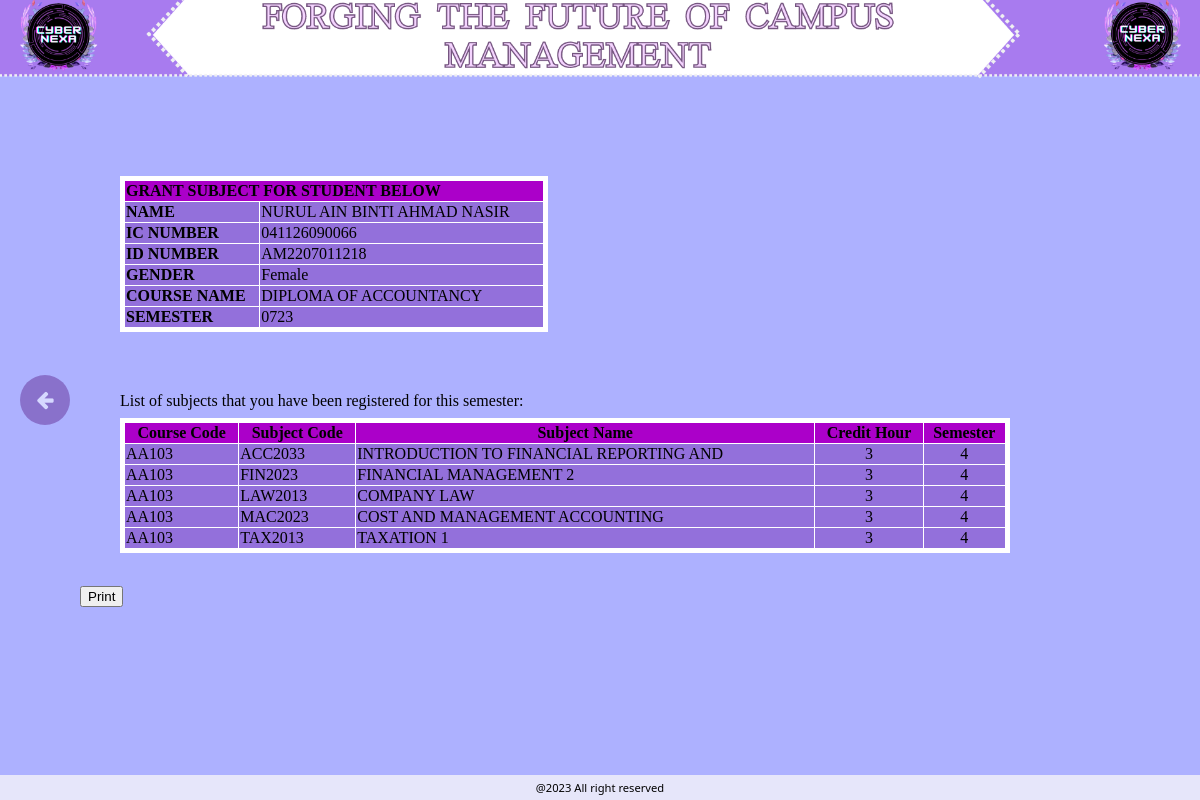
Page /subjectList.php (signed in) on the committed database.
### tables this page shows
CREATE TABLE `users` (
  `username` varchar(40) NOT NULL,
  `password` varchar(12) NOT NULL,
  `studName` varchar(40) NOT NULL,
  `nickname` varchar(40) NOT NULL,
  `courseCode` varchar(40) NOT NULL,
  `courseName` varchar(40) NOT NULL,
  `profile` longblob NOT NULL,
  `session` varchar(40) NOT NULL,
  `gender` varchar(15) NOT NULL,
  `semester` varchar(10) NOT NULL,
  `years` varchar(40) NOT NULL,
  `sem` int(10) NOT NULL,
  `admission` varchar(40) NOT NULL,
  `title` varchar(40) NOT NULL
);

CREATE TABLE `register` (
  `studName` varchar(40) NOT NULL,
  `courseCode` varchar(40) NOT NULL,
  `subjectCode` varchar(40) NOT NULL,
  `subjectName` varchar(40) NOT NULL,
  `creditHour` int(100) NOT NULL,
  `sem` int(100) NOT NULL,
  `grade` varchar(10) NOT NULL,
  `status` varchar(10) NOT NULL
);

### subjectList.php (the view, shortened to what this page needs)
<!doctype html>
<html>
<head>
</head>
<link rel="stylesheet" href="https://cdnjs.cloudflare.com/ajax/libs/font-awesome/4.7.0/css/font-awesome.min.css">
<body style="background-image: url('background.png');">
<?php
require 'db_connection.php';
if (isset($_SESSION['username'])) {
    $username = $_SESSION['username'];
    $query = "SELECT studName, password, username, courseName, gender, semester FROM users WHERE username = '$username'";
    $result = mysqli_query($conn, $query);
    if ($result && mysqli_num_rows($result) > 0) {
        $row = mysqli_fetch_assoc($result);
        $studName = $row['studName'];
        $icNumber = $row['password'];
        $courseName = $row['courseName'];
        $gender = $row['gender'];
        $semester = $row['semester'];
    }
} else {
    header("Location: login.php");
    exit;
}
echo '<p>&nbsp;</p>
<p>&nbsp;</p>
<div class="table_one">
    <table width="428" border="1">
        <tbody>
            <tr>
                <td colspan="2" bgcolor="#AB00C9"><strong>GRANT SUBJECT FOR STUDENT BELOW</strong></td>
            </tr>
            <tr>
                <td width="132"><strong>NAME</strong></td>
                <td width="280">' . $studName . '</td>
            </tr>
            <tr>
                <td><strong>IC NUMBER</strong></td>
                <td>' . $icNumber . '</td>
            </tr>
            <tr>
                <td><strong>ID NUMBER</strong></td>
                <td>' . $username . '</td>
            </tr>
            <tr>
                <td><strong>GENDER</strong></td>
                <td>' . $gender . '</td>
            </tr>
            <tr>
                <td><strong>COURSE NAME</strong></td>
                <td>' . $courseName . '</td>
            </tr>
            <tr>
                <td><strong>SEMESTER</strong></td>
                <td>' . $semester . '</td>
            </tr>
        </tbody>
    </table>
</div>';
echo '<p style="margin: 0; padding: 0;">&nbsp;&nbsp;&nbsp;&nbsp;&nbsp;&nbsp;&nbsp;&nbsp;&nbsp;&nbsp;List of subjects that you have been registered for this semester:</p>';
$subjectsQuery = "SELECT * FROM register WHERE studName = '$studName'";
$subjectsResult = $conn->query($subjectsQuery);
if ($subjectsResult->num_rows > 0) {
    echo '<table width="82%" border="1" style="width: 80%; margin-top: 8px; margin-bottom: 15px;">
            <thead>
                <tr>
                    <th bgcolor="#AB00C9">Course Code</th>
                    <th bgcolor="#AB00C9">Subject Code</th>
                    <th bgcolor="#AB00C9">Subject Name</th>
                    <th bgcolor="#AB00C9">Credit Hour</th>
                    <th bgcolor="#AB00C9">Semester</th>
                </tr>
            </thead>
            <tbody>';
    while ($subjectRow = $subjectsResult->fetch_assoc()) {
        echo '<tr>
                <td>' . $subjectRow['courseCode'] . '</td>
                <td>' . $subjectRow['subjectCode'] . '</td>
                <td>' . $subjectRow['subjectName'] . '</td>
                <td style="text-align: center">' . $subjectRow['creditHour'] . '</td>
                <td style="text-align: center">' . $subjectRow['sem'] . '</td>
            </tr>';
    }
    echo '</tbody>
    </table>';
} else {
    echo "&nbsp;&nbsp;&nbsp;&nbsp;&nbsp;&nbsp;&nbsp;&nbsp;&nbsp;<strong>No subjects being registered.</strong>";
}
?>
<form>
	<br>
    <input type="button" name="printButton" onclick="window.print()" value="Print">
</form>
<div class="circle-button" onclick="window.location.href = 'subject_registration.php'">
	<i class="fa fa-arrow-left"></i>
</div>
<div class="footer">
    <p>@2023 All right reserved</p>
</div>
</body>
</html>

### subjectList.php (style rules this page uses)
body { align-content: center; background-repeat: no-repeat; background-size: 100%; background-color:#ADB1FF; color: black; margin-left: 80px; }
table { margin-left: 40px; margin-top: 100px; margin-bottom: 60px; color: black; background-color: mediumpurple; border: 5px solid #FFFFFF; border-collapse: collapse; }
.footer { position: fixed; left: 0; bottom: 0; width: 100%; background-color: lavender; color: black; text-align: center; font-family: Segoe UI; font-size: 70%; line-height: 3px; }
.circle-button { position: absolute; left: 20px; top: 50%; transform: translateY(-50%); width: 50px; height: 50px; background-color: rebeccapurple; color: white; border-radius: 50%; display: flex; justify-content: center; align-items: center; cursor: pointer; opacity: 0.5; }
.circle-button i { font-size: 20px; }

### rows in the picture
users: studName "NURUL AIN BINTI AHMAD NASIR", password "041126090066", gender "Female", courseName "DIPLOMA OF ACCOUNTANCY", semester "0723"
register: courseCode "AA103", subjectCode "ACC2033", subjectName "INTRODUCTION TO FINANCIAL REPORTING AND", creditHour "3", sem "4"
register: courseCode "AA103", subjectCode "FIN2023", subjectName "FINANCIAL MANAGEMENT 2", creditHour "3", sem "4"
register: courseCode "AA103", subjectCode "LAW2013", subjectName "COMPANY LAW", creditHour "3", sem "4"
register: courseCode "AA103", subjectCode "MAC2023", subjectName "COST AND MANAGEMENT ACCOUNTING", creditHour "3", sem "4"
register: courseCode "AA103", subjectCode "TAX2013", subjectName "TAXATION 1", creditHour "3", sem "4"

### other values in the picture
$username "AM2207011218"
